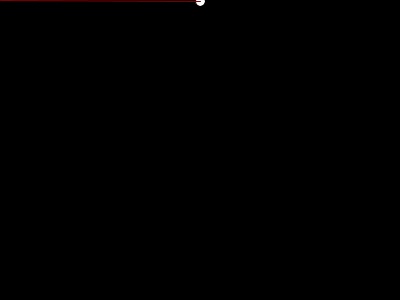
Frame 1 (no input)
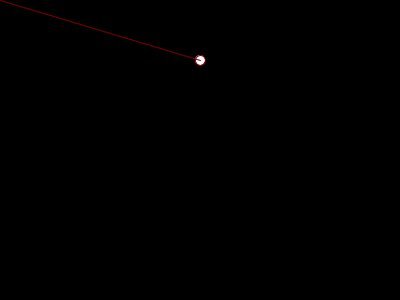
Frame 60 (the mouse pressed at the canvas centre just before this capture)
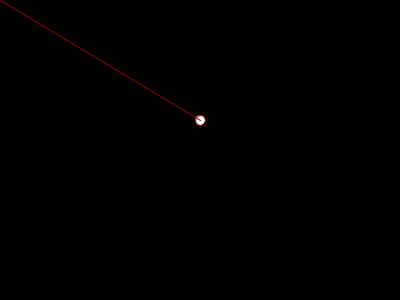
Frame 120 (the mouse held since frame 60 and released just before this capture)

The Processing sketch that drew these frames (run headless with seeded random() and noise(); from frame 60 on, the mouse is pressed at the canvas centre):

// Processing sketch: bouncingBallY
// ── bouncingBallY.pde
int x = 0; //an integer set to zero
int y = 0; //an integer set to zero
int w = 10; //an integer set to ten
int h = 10; //an integer set to ten

int ySpeed = 1; //the amount of pixels to move during each loop
int dir = -1; //multiplying by this changes the direction of movement

/*------------------------------------------------------------*/

void setup() { //everything in setup runs once

  size(400, 300); //sets the canvas dimensions
  
  colorMode(HSB, 360, 100, 100, 100);
  //changes the color mode to Hue, Saturation, Brightness
  //highest H 360, highest S 100, highest B 100
  //visit: http://colorizer.org/

  x = width/2; //changes the integer x to half of the canvas width

}//end of setup

/*------------------------------------------------------------*/

void draw() { // beginning of void draw loop

  background(0); //draws a new background over everything with each loop

  if (y > height || y < 0) { //if y is greater than height or y is less than 0...
    ySpeed = ySpeed * dir; //...multiply ySpeed by negative one to reverse its direction
  } //end of if statement

  y = y + ySpeed; //keep adding ySpeed to y with each loop
  
  ellipse(x, y, w, h); //draws an ellipse using (x,y) for its position and (w,h) for its dimensions.
  
  stroke(359,100, 50);
  line(0, 0, x, y); //draws a line beginning at 0, 0 and ending at x, y

}//end of void draw. Back to the beginning of void draw...
